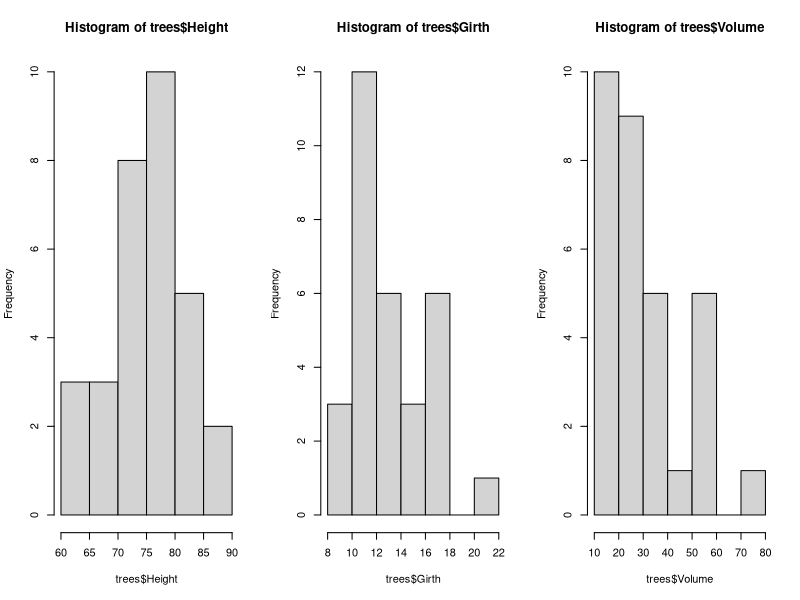
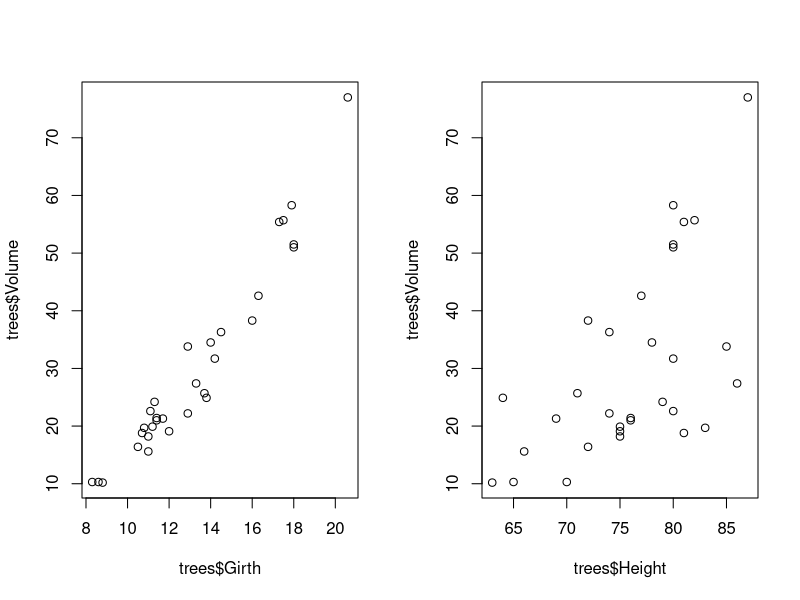
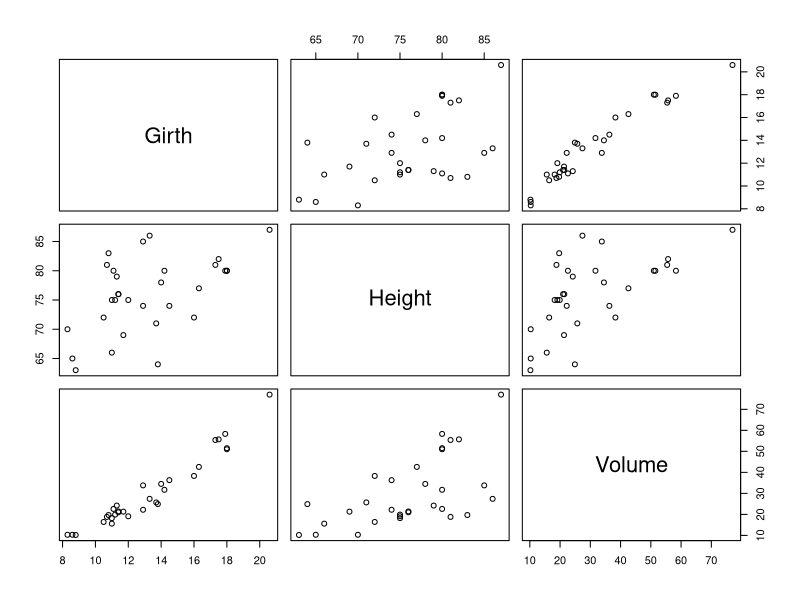
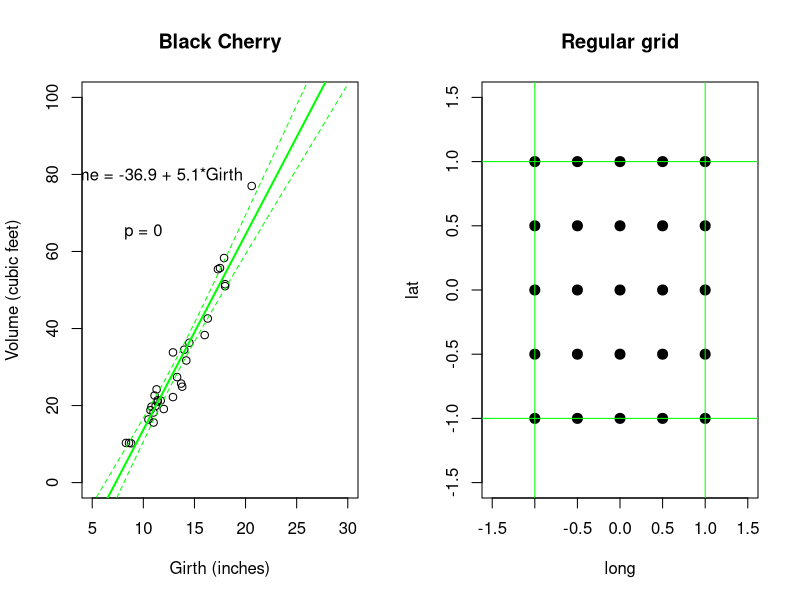

Write R code to recreate these figures, in order.
## ---- chunk 1
knitr::opts_chunk$set(echo = TRUE, cache = TRUE)
## ---- chunk 2

##################################################
####                                          ####  
####  R Bootcamp #1, Module 1                 ####
####                                          #### 
####   University of Nevada, Reno             ####
####                                          #### 
##################################################

## NOTE: this module borrows heavily from an R short course developed by a team at Colorado State University. 
   # Thanks to Perry Williams at UNR for allowing us to use these materials!!

##################################################
####  Getting started with R: the basics      ####
##################################################

## ---- chunk 3

Batmans_butler <- 'Alfred Pennyworth'  

## ---- chunk 4

###############
# R DEMO: 
###############

#  don't worry if you don't understand this just yet- this is just a taste of where we are going!

#########
# load a built-in dataset

data(trees)

## ---- chunk 5

#########
# explore the data object

summary(trees)
str(trees)

## ---- chunk 6

#########
# visualize the data

   # histograms:
layout(matrix(1:3,nrow=1,byrow = T))    # set up a multi-panel graphics device (three plots side by side)
hist(trees$Height)                       # visualize the distribution of height data
hist(trees$Girth)                        # visualize the distribution of girth data
hist(trees$Volume)                       # visualize the distribution of volume data

   # scatterplots:

layout(matrix(1:2,nrow=1,byrow = T))      # set graphics device with 2 plots side by side
plot(trees$Volume~trees$Girth)            # scatterplot of volume against girth
plot(trees$Volume~trees$Height)           # scatterplot of volume against height

pairs(trees)    # plots all scatterplots together as a scatterplot matrix!

## ---- chunk 7


##########
# perform linear regression analysis

model1 <- lm(Volume~Girth,data=trees)        # regress Volume on Girth

summary(model1)    # examine the results

## ---- chunk 8

#########
# visualize the results!

xvals <- seq(5,30,0.5)            # set the range of "Girth" values over which you want to make predictions about "Volume"
pred <- predict(model1,newdata=data.frame(Girth=xvals),interval = "confidence",level = 0.99)   # use the linear model to make predictions about "Volume"

plot(trees$Volume~trees$Girth,xlab="Girth (inches)",ylab="Volume (cubic feet)",main="Black Cherry",
     xlim=range(xvals),ylim=c(0,100))         # Make a pretty scatterplot

abline(model1,lwd=2,col="green")                # Add the regression line
lines(xvals,pred[,"upr"],col="green",lty=2)       # Add the upper bound of the confidence interval
lines(xvals,pred[,"lwr"],col="green",lty=2)       #      ... and the lower bound
text(10,80,sprintf("Volume = %s + %s*Girth",round(coefficients(model1)[1],1),round(coefficients(model1)[2],1)))       # Add the regression coefficients
text(10,65,sprintf("p = %s",round(summary(model1)$coefficients[,"Pr(>|t|)"][2],3)))     # Add the p-value

## ---- chunk 9

##################
####  Create R Objects 
##################

#############
### scalars
#############

scalar1 <- 'this is a scalar'
scalar2 <- 104
scalar3 <- 5 + 6.5    # evaluates to the single value 11.5
scalar4 <- '4'

## ---- chunk 10

typeof(scalar4)    # returns: character

## what is this type?
scalar5 <- TRUE
typeof(scalar5)    # returns: logical

## ---- chunk 11

#############
### VECTORS
#############

vector1 <- c(1.1, 2.1, 3.1, 4)
vector2 <- c('a', 'b', 'c')
vector3 <- c(1, 'a', 2, 'b')
vector4 <- c(TRUE, 'a', 1)
vector5 <- c(TRUE, 1.2, FALSE)

## ---- chunk 12

a <- 1
b <- 2
c <- c(3,4)

d.vec <- c(a, b, c)
d.vec


## ---- chunk 13

d.vec <- c(1,2,3,4)            # another way to construct the vector "d.vec"
d.vec = c(1,2,3,4)             # the "equals" sign can also be an assignment operator
d.vec <- 1:4                   # we can use the colon operator as a shorthand for creating a sequence of integers

## ---- chunk 14

length(d.vec)    # the "length()" function returns the number of elements in a vector

d1 <- d.vec           # copy the vector "d.vec"
d2 <- d.vec+3         # add 3 to all elements of the vector "d.vec"
d3 <- d1+d2           # elementwise addition
d4 <- d1+c(1,2)       # what does this do?

## inspect the objects by calling them in the console (or script window)
d1    # returns: 1 2 3
d2    # returns: 4 5 6
d3    # returns: 5 7 9
d4    # returns: 2 4 4

## ---- chunk 15

#############
### MATRICES
#############

d.mat <- cbind(d1,d2)        # create a matrix by binding vectors, with vector d1 as column 1 and d2 as column 2
d.mat
class(d.mat)   # confirm that the new object "d.mat" is a matrix!

## ---- chunk 16

d.mat <- matrix(c(1,2,3,4,5,6),nrow=3,ncol=2)        # create matrix another way (stack columns together)
d.mat

d.mat <- matrix(c(1,2,3,4,5,6),nrow=3,ncol=2,byrow=T)        # create matrix another way (stack rows together)
d.mat

d.mat <- rbind(c(1,4),c(2,5),c(3,6))        # create matrix another way
d.mat

## ---- chunk 17

d.mat + 2
d.mat/sum(d.mat)

## ---- chunk 18

############
### ARRAYS!
############

d.array=array(0,dim=c(3,2,4))       # create 3 by 2 by 4 array full of zeros
d.array				                      # see what it looks like
d.mat=matrix(1:6,nrow=3)
d.array[,,1]=d.mat  		            # enter d as the first slice of the array
d.array[,,2]=d.mat*2		            # enter d*2 as the second slide...
d.array[,,3]=d.mat*3
d.array[,,4]=d.mat*4
d.array				                      # view the array 

d.array[1,2,4]  # view an element of the array
d.array[1,,]    # view a slice of the array

## ---- chunk 19

#############
### LISTS
#############

d.list <- list()        # create empty list
d.list[[1]] <- c(1,2,3)     # note the double brackets- this is one way to reference a specified list element. 
d.list[[2]] <- c(4,5)
d.list[[3]] <- "Alfred Pennyworth"
d.list

## ---- chunk 20

#############
### DATA FRAMES
#############
d.df <- data.frame(d1=c(1,2,3),d2=c(4,5,6))        # create a ‘data frame’ with two columns. Each column is a vector of length 3
d.df

## ---- chunk 21

d.df=data.frame(d.mat)        # create data frame another way - directly from a matrix
d.df

## ---- chunk 22

names(d.df)          # view or change column names
names(d.df)=c("meas_1","meas_2")        # provide new names for columns
d.df

## ---- chunk 23

rownames(d.df) <- c("obs1","obs2","obs3")
d.df

## ---- chunk 24

#############
### functions
#############

sum(1, 2, 3, 10)    # returns: 15

## sum can be used with one of the vectors we created
sum(vector1)        # returns: 10.3

## ---- chunk 25

#############
### MAKING UP DATA!
#############

#######
# Sequences

1:10                        # sequence from 1 to 10
10:1                        # reverse the order
rev(1:10)                   # a different way to reverse the order

seq(from=1,to=10,by=1)      # equivalent to 1:10
seq(10,1,-1)                # equivalent to 10:1
seq(1,10,length=10)         # equivalent to 1:10
seq(0,1,length=10)          # sequence of length 10 between 0 and 1 


## ---- chunk 26

##############
# Repeating sequences

rep(0,times=3)                # repeat 0 three times
rep(1:3,times=2)              # repeat 1:3 two times
rep(1:3,each=2)               # repeat each element of 1:3 two times

## ---- chunk 27

###########
# Random numbers

z <- rnorm(10)                # 10 realizations from std. normal
z
y <- rnorm(10,mean=-2,sd=4)           # 10 realizations from N(-2,4^2)
y

rbinom(5,size=3,prob=.5)                # 5 realizations from Binom(3,0.5)
rbinom(5,3,.1)                # 5 realizations from Binom(3,0.1)
rbinom(5,3,.8)                # 5 realizations from Binom(3,0.8)

rbinom(5,1:5,0.5)       # simulations from binomial w/ diff number of trials
rbinom(5,1:5,seq(.1,.9,length=5))   # simulations from diff number of trials and probs

runif(10)                # 10 standard uniform random variates
runif(10,min=-1,max=1)        # 10 uniform random variates on [-1,1]


sample(1:10,size=5,replace=TRUE)        # 5 rvs from discrete unif. on 1:10.
sample(1:10,size=5,replace=TRUE,prob=(1:10)/sum(1:10)) # 5 rvs from discrete pmf w/ varying probs.

## ---- chunk 28

############
# Make up an entire data frame!


my.data <- data.frame(
  Obs.Id = 1:100,
  Treatment = rep(c("A","B","C","D","E"),each=20),
  Block = rep(1:20,times=5),
  Germination = rpois(100,lambda=rep(c(1,5,4,7,1),each=20)),
  AvgHeight = rnorm(100,mean=rep(c(10,30,31,25,35,7),each=20))
)
head(my.data)

summary(my.data)    # Use the "summary()" function to summarize each column in the data frame.

## ---- chunk 29

############
### Accessing, indexing and subsetting data
############

# X[i]         access the ith element of X

d.vec <- 2:10
d.vec
d.vec[3]
d.vec[c(1,5)]
d.vec[-3]

## ---- chunk 30

d.vec <- 1:4
names(d.vec) <- c("fred","sally","mimi","terrence")
d.vec
d.vec["terrence"]
d.vec[c("sally","fred")]

## ---- chunk 31

# X[a,b]       access row a, column b element of matrix/data frame X
# X[,b]        access column b of matrix/data frame X
# X[a,]        access row a of matrix/data frame X

d <- matrix(1:6,3,2)
d
d[,2]                # 2nd column of d
d[2,]                # 2nd row of d
d[2:3,]        # 2nd and 3rd rows of d in a matrix

## ---- chunk 32

# $            access component of an object (data frame or list)
# Z_list[[i]]  access the ith element of list Z

d.df=my.data[21:30,]  # only take 10 observations
d.df

## many ways of accessing a particular column of a data frame
d.df$Germination           # Subsetting a data frame
d.df[["Germination"]]      # same thing!
d.df[,4]                   # same thing!
d.df[[4]]                  # same thing!
d.df[,"Germination"]       # same thing!
d.df["Germination"]        # same thing!  (or is it...)


d.df$AvgHeight
d.df$AvgHeight[3]  # subset an element of a data frame


# Data frame can be indexed just like a matrix
d.df[,2]
d.df[2,]
d.df[,2:3]
d.df[2,2:3]


## ---- chunk 33
2+3              # addition
          
6-10             # subtraction
          
2.5*33           # multiplication
      
4/5              # division
      
2^3              # exponentiation
        
sqrt(9)          # square root 
      
8^(1/3)          # cube root      
       
exp(3)           # antilog     

log(20.08554)    # natural logarithm (but it's possible to change the base)

log10(147.9108)  # common logarithm 

log(147.9108, base=10) 

factorial(5)     # factorial

21 %% 5          # modulus   

## ---- chunk 34

############
### CHALLENGE EXERCISES
############

### Challenge 1: Create a 3 by 2 matrix equivalent to d.mat by binding rows 

# (HINT: use the "rbind()" function), using the following as rows:

c(1,4) 
c(2,5) 
c(3,6)

### Challenge 2: Is d.mat[-c(1,2),] a matrix or a vector? HINT: you can use the "class()" function to help out.

### Challenge 3: Create a new matrix 'd.mat2' by converting directly from data frame d.df, and using only columns 3 to 5 of the object 'd.df'.

### Challenge 4: Create a 3 by 1 (3 rows, 1 column) matrix called 'd.mat3' with elements c(1,2,3). How is this matrix different from a vector (e.g., created by running the command '1:3')? HINT: use the "dim()" function, which returns the dimensionality of an object.

### Challenge 5: Take your matrix 'd.mat2' and convert it to a vector containing all elements in the matrix. HINT: use the "as.vector()" function.

### Challenge 6: Create a list named 'd.list' that is composed of a vector: 1:3, a matrix: matrix(1:6,nrow=3,ncol=2), and an array: array(1:24,dim=c(3,2,4)).

### Challenge 7: Extract (subset) the 2nd row of the 3rd matrix in the array in 'd.list' (the list created in challenge 6 above).

### Challenge 8: (extra challenging!) Create a data frame named 'df_spatial' that contains 25 locations, with 'long' and 'lat' as the column names (25 rows/observations, 2 columns/variables). These locations should describe a 5 by 5 regular grid with extent long: [-1,1] and lat: [-1,1]. 

###     HINT: you don't need to type each location in by hand!

## ---- chunk 35

x <- rep(seq(-1,1,length=5),each=5)
y <- rep(seq(-1,1,length=5),times=5)
df_spatial <- data.frame(long=x,lat=y)

## ---- chunk 36

########
# Code for visualizing the results from challenge problem 8

plot(x=df_spatial$long, y=df_spatial$lat, main="Regular grid",xlab="long",ylab="lat",xlim=c(-1.5,1.5),ylim=c(-1.5,1.5),pch=20,cex=2)
abline(v=c(-1,1),h=c(-1,1),col="green",lwd=1)

## ---- chunk 37

#################
# More advanced exploration of functions!

########
## first class functions

## assign functions to values
sum2 <- sum
sum2(1, 2, 3, 10)    # use the value sum2 as a function!

## use functions as arguments in other functions
## lets compute the average length of some of the vectors we've created
## this should return 3.66
mean(c(length(vector1), length(vector2), length(vector3)))

